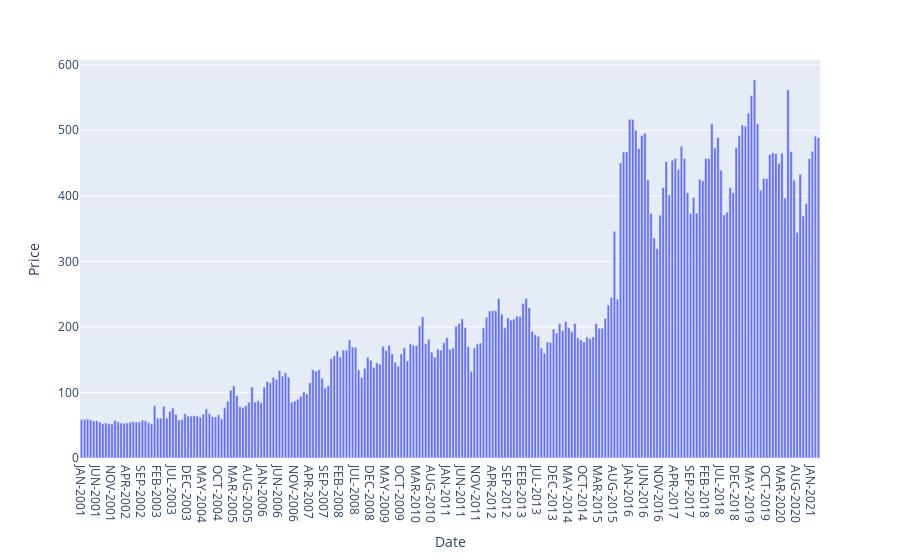

Notebook code for this chart:
### Code cell
import plotly.express as px
fig = px.bar(Pomphret_price, x = "Date", y = "Price")
fig.show()

### Figure 1 — Plotly figure (JSON) as saved in the notebook; plotly's stock layout.template omitted (floating-point values rounded to 4 significant figures; data arrays with more than 128 entries replaced by an {"elided": "..."} marker saying what was removed)
{"data": [{"alignmentgroup": "True", "hovertemplate": "Date=%{x}<br>Price=%{y}<extra></extra>", "legendgroup": "", "marker": {"color": "#636efa", "pattern": {"shape": ""}}, "name": "", "offsetgroup": "", "orientation": "v", "showlegend": false, "textposition": "auto", "type": "bar", "x": {"elided": "243 str values"}, "xaxis": "x", "y": {"elided": "243 float values"}, "yaxis": "y"}], "layout": {"barmode": "relative", "legend": {"tracegroupgap": 0}, "margin": {"t": 60}, "xaxis": {"anchor": "y", "domain": [0, 1], "title": {"text": "Date"}}, "yaxis": {"anchor": "x", "domain": [0, 1], "title": {"text": "Price"}}}}
